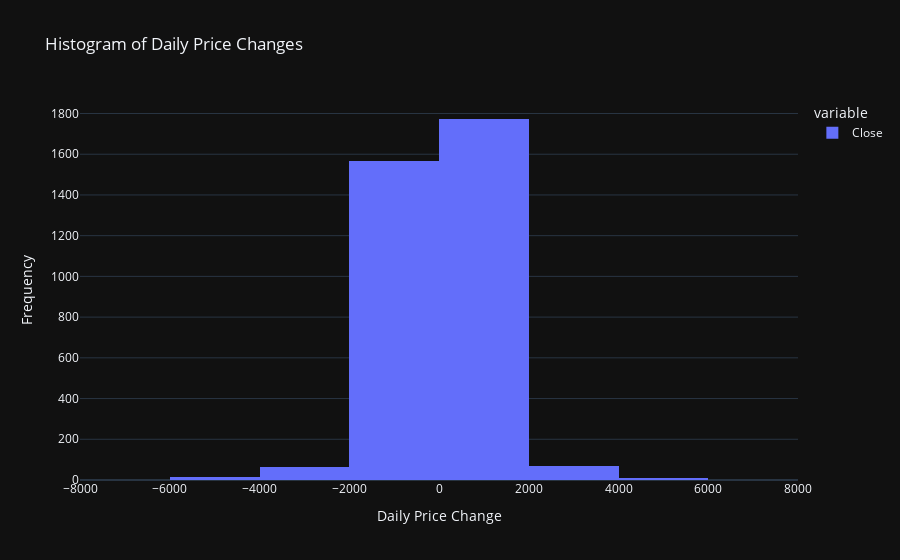

The cell this chart's notebook holds for it:
### Code cell
daily_changes = data['Close'].diff()
fig = px.histogram(daily_changes, nbins=10, title='Histogram of Daily Price Changes')
fig.update_xaxes(title='Daily Price Change')
fig.update_yaxes(title='Frequency')
fig.update_layout(template='plotly_dark')
fig.show()

### Figure 1 — Plotly figure (JSON) as saved in the notebook; plotly's stock layout.template omitted (floating-point values rounded to 4 significant figures; data arrays with more than 128 entries replaced by an {"elided": "..."} marker saying what was removed)
{"data": [{"alignmentgroup": "True", "bingroup": "x", "hovertemplate": "variable=Close<br>value=%{x}<br>count=%{y}<extra></extra>", "legendgroup": "Close", "marker": {"color": "#636efa", "pattern": {"shape": ""}}, "name": "Close", "nbinsx": 10, "offsetgroup": "Close", "orientation": "v", "showlegend": true, "type": "histogram", "x": {"elided": "3500 float values"}, "xaxis": "x", "yaxis": "y"}], "layout": {"barmode": "relative", "legend": {"title": {"text": "variable"}, "tracegroupgap": 0}, "title": {"text": "Histogram of Daily Price Changes"}, "xaxis": {"anchor": "y", "domain": [0, 1], "title": {"text": "Daily Price Change"}}, "yaxis": {"anchor": "x", "domain": [0, 1], "title": {"text": "Frequency"}}}}
